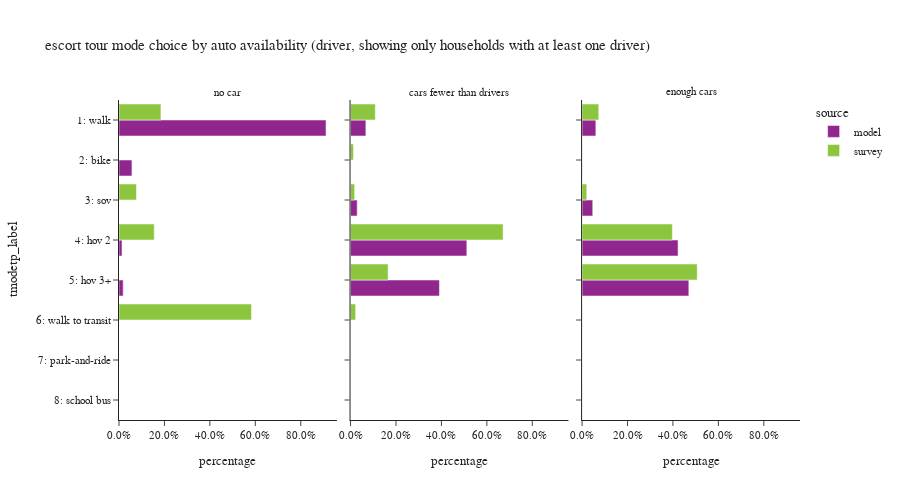

Notebook code for this chart:
### Code cell
plot_mode_choice(es_tour.loc[es_tour['auto_available_driver'] != "no dirver"], "auto_available_driver",
                 {"auto_available_driver": ["no car", "cars fewer than drivers", "enough cars"],
                  "tmodetp_label": ["1: walk", "2: bike", "3: sov", "4: hov 2", "5: hov 3+", "6: walk to transit",
                                    "7: park-and-ride", "8: school bus", "9: other–survey only"]},
                 "auto availability (driver, showing only households with at least one driver)", 3, 500, 900)

### Figure 1 — Plotly figure (JSON) as saved in the notebook; plotly's stock layout.template omitted (floating-point values rounded to 4 significant figures)
{"data": [{"alignmentgroup": "True", "customdata": [[73747], [4614], [1071], [1496]], "hovertemplate": "source=model<br>auto_available_driver=no car<br>percentage=%{x}<br>tmodetp_label=%{y}<br>sample count=%{customdata[0]}<extra></extra>", "legendgroup": "model", "marker": {"color": "#91268F", "pattern": {"shape": ""}}, "name": "model", "offsetgroup": "model", "orientation": "h", "showlegend": true, "textposition": "auto", "type": "bar", "x": [0.9113, 0.05701, 0.01323, 0.01849], "xaxis": "x", "y": ["1: walk", "2: bike", "4: hov 2", "5: hov 3+"], "yaxis": "y"}, {"alignmentgroup": "True", "customdata": [[4], [1], [1], [4]], "hovertemplate": "source=survey<br>auto_available_driver=no car<br>percentage=%{x}<br>tmodetp_label=%{y}<br>sample count=%{customdata[0]}<extra></extra>", "legendgroup": "survey", "marker": {"color": "#8CC63E", "pattern": {"shape": ""}}, "name": "survey", "offsetgroup": "survey", "orientation": "h", "showlegend": true, "textposition": "auto", "type": "bar", "x": [0.1846, 0.07694, 0.1552, 0.5832], "xaxis": "x", "y": ["1: walk", "3: sov", "4: hov 2", "6: walk to transit"], "yaxis": "y"}, {"alignmentgroup": "True", "customdata": [[18953], [1], [8217], [143570], [109758]], "hovertemplate": "source=model<br>auto_available_driver=cars fewer than drivers<br>percentage=%{x}<br>tmodetp_label=%{y}<br>sample count=%{customdata[0]}<extra></extra>", "legendgroup": "model", "marker": {"color": "#91268F", "pattern": {"shape": ""}}, "name": "model", "offsetgroup": "model", "orientation": "h", "showlegend": false, "textposition": "auto", "type": "bar", "x": [0.06757, 3.565e-06, 0.02929, 0.5118, 0.3913], "xaxis": "x2", "y": ["1: walk", "2: bike", "3: sov", "4: hov 2", "5: hov 3+"], "yaxis": "y2"}, {"alignmentgroup": "True", "customdata": [[39], [7], [13], [100], [55], [2], [1]], "hovertemplate": "source=survey<br>auto_available_driver=cars fewer than drivers<br>percentage=%{x}<br>tmodetp_label=%{y}<br>sample count=%{customdata[0]}<extra></extra>", "legendgroup": "survey", "marker": {"color": "#8CC63E", "pattern": {"shape": ""}}, "name": "survey", "offsetgroup": "survey", "orientation": "h", "showlegend": false, "textposition": "auto", "type": "bar", "x": [0.1091, 0.01313, 0.01814, 0.6715, 0.1654, 0.0224, 0.0002966], "xaxis": "x2", "y": ["1: walk", "2: bike", "3: sov", "4: hov 2", "5: hov 3+", "6: walk to transit", "8: school bus"], "yaxis": "y2"}, {"alignmentgroup": "True", "customdata": [[27665], [15], [21434], [192829], [214451]], "hovertemplate": "source=model<br>auto_available_driver=enough cars<br>percentage=%{x}<br>tmodetp_label=%{y}<br>sample count=%{customdata[0]}<extra></extra>", "legendgroup": "model", "marker": {"color": "#91268F", "pattern": {"shape": ""}}, "name": "model", "offsetgroup": "model", "orientation": "h", "showlegend": false, "textposition": "auto", "type": "bar", "x": [0.06062, 3.287e-05, 0.04696, 0.4225, 0.4699], "xaxis": "x3", "y": ["1: walk", "2: bike", "3: sov", "4: hov 2", "5: hov 3+"], "yaxis": "y3"}, {"alignmentgroup": "True", "customdata": [[37], [4], [15], [188], [174], [4], [2]], "hovertemplate": "source=survey<br>auto_available_driver=enough cars<br>percentage=%{x}<br>tmodetp_label=%{y}<br>sample count=%{customdata[0]}<extra></extra>", "legendgroup": "survey", "marker": {"color": "#8CC63E", "pattern": {"shape": ""}}, "name": "survey", "offsetgroup": "survey", "orientation": "h", "showlegend": false, "textposition": "auto", "type": "bar", "x": [0.07336, 0.0003836, 0.02066, 0.3974, 0.5069, 0.0008038, 0.0005181], "xaxis": "x3", "y": ["1: walk", "2: bike", "3: sov", "4: hov 2", "5: hov 3+", "6: walk to transit", "8: school bus"], "yaxis": "y3"}], "layout": {"annotations": [{"font": {}, "showarrow": false, "text": "no car", "x": 0.16, "xanchor": "center", "xref": "paper", "y": 1.0, "yanchor": "bottom", "yref": "paper"}, {"font": {}, "showarrow": false, "text": "cars fewer than drivers", "x": 0.5, "xanchor": "center", "xref": "paper", "y": 1.0, "yanchor": "bottom", "yref": "paper"}, {"font": {}, "showarrow": false, "text": "enough cars", "x": 0.84, "xanchor": "center", "xref": "paper", "y": 1.0, "yanchor": "bottom", "yref": "paper"}], "barmode": "group", "height": 500, "legend": {"title": {"text": "source"}, "tracegroupgap": 0}, "title": {"text": "escort tour mode choice by auto availability (driver, showing only households with at least one driver)"}, "width": 900, "xaxis": {"anchor": "y", "domain": [0.0, 0.32], "tickformat": ".1%", "title": {"text": "percentage"}}, "xaxis2": {"anchor": "y2", "domain": [0.34, 0.66], "matches": "x", "tickformat": ".1%", "title": {"text": "percentage"}}, "xaxis3": {"anchor": "y3", "domain": [0.68, 1.0], "matches": "x", "tickformat": ".1%", "title": {"text": "percentage"}}, "yaxis": {"anchor": "x", "categoryarray": ["9: other–survey only", "8: school bus", "7: park-and-ride", "6: walk to transit", "5: hov 3+", "4: hov 2", "3: sov", "2: bike", "1: walk"], "categoryorder": "array", "domain": [0.0, 1.0], "title": {"text": "tmodetp_label"}}, "yaxis2": {"anchor": "x2", "domain": [0.0, 1.0], "matches": "y", "showticklabels": false}, "yaxis3": {"anchor": "x3", "domain": [0.0, 1.0], "matches": "y", "showticklabels": false}}}
